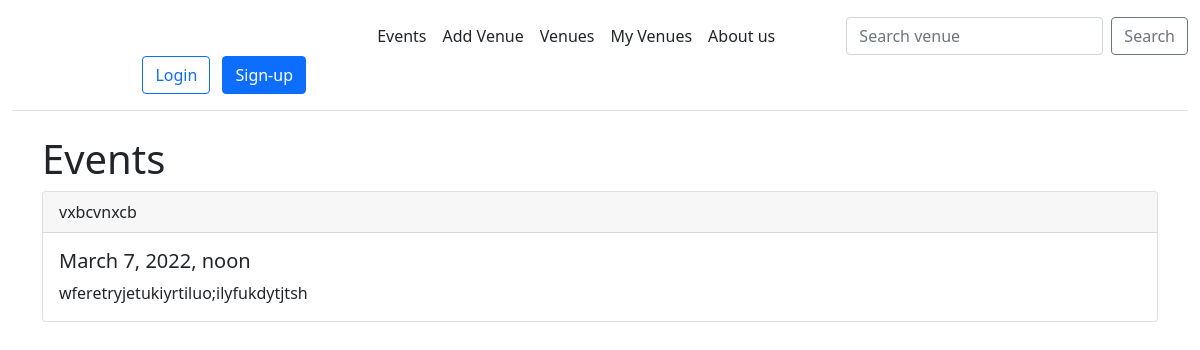
/events/, run on an earlier commit of the app's database.
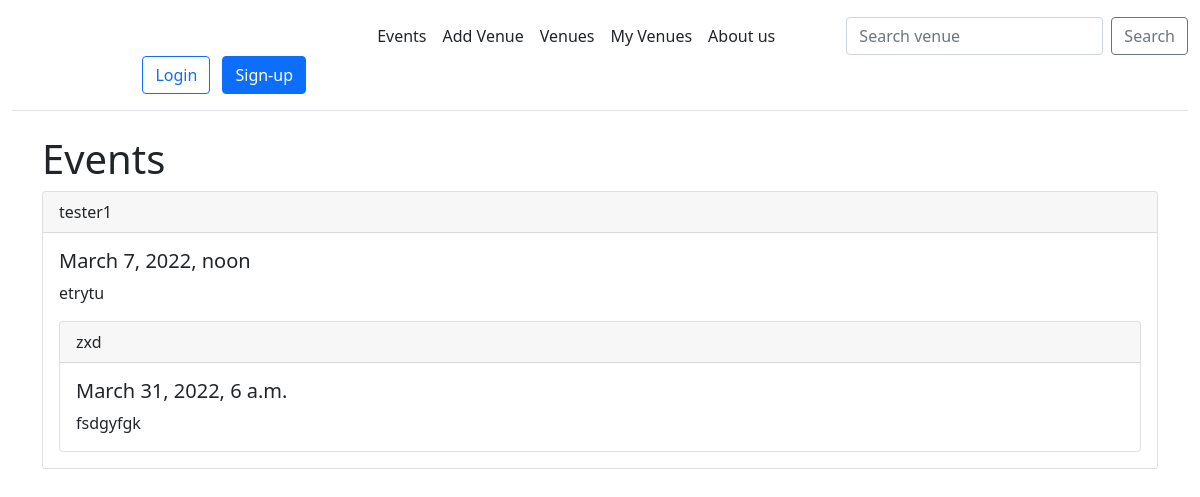
And on a later commit of the database.
### events/models.py (models this page shows, shortened)
class Event(models.Model):
    name = models.CharField('Event Name', max_length=120)
    event_date = models.DateTimeField('Event Date')
    venue = models.ForeignKey(Venue, blank=True, null=True, on_delete=models.CASCADE)
    manager = models.CharField(max_length=120)
    description = models.TextField(blank=True)
    attendees = models.ManyToManyField(MyClubUser, blank=True)

class Venue(models.Model):
    name = models.CharField('Venue Name', max_length=120)
    address = models.CharField(max_length=300)
    zip_code = models.CharField('Zip Code', max_length=20)
    phone = models.CharField('Contact Phone', max_length=20)
    web = models.URLField('Website Address')
    email = models.EmailField('Email')
    owner = models.IntegerField("Venue owner", blank=False, default=1)
    venue_image = models.ImageField(null=True, blank=True, upload_to="images/")
    approved = models.BooleanField('Approved', default=False)
    def __str__(self):
        return self.name

### events/views.py (the view)
# urls.py: path('events/', views.all_events, name='list-events'),
def all_events(request):
    event_list = Event.objects.all()
    return render(request, 'events/event_list.html', {
        'event_list': event_list
    })

### events/templates/events/event_list.html (shortened to what this page needs)
{% extends 'base.html' %}
{% block content %}
<div class="container">
<h1>Events</h1>
{% for event in event_list %}
<div class="card">
  <div class="card-header">
    {{ event.venue }}
  </div>
  <div class="card-body">
    <h5 class="card-title">{{ event.event_date }} </h5>
    <p class="card-text">
        {{ event.description }}
        {% endfor %}
    </p>
  </div>
</div>
</div>
{% endblock %}

### members/templates/base.html (shortened to what this page needs)
<!doctype html>
<html lang="ru">
<head>
    <link rel="stylesheet" href="https://cdn.jsdelivr.net/npm/bootstrap@5.1.3/dist/css/bootstrap.min.css">
</head>
<body>
    <div class="container-xxl">
        <header class="d-flex flex-wrap align-items-center justify-content-center justify-content-md-between py-3 mb-4 border-bottom">
            <a href="/" class="d-flex align-items-center col-md-3 mb-2 mb-md-0 text-dark text-decoration-none">
                <svg class="bi me-2" width="40" height="32" role="img" aria-label="Bootstrap"><use xlink:href="#bootstrap"></use></svg>
            </a>
        <ul class="nav col-12 col-md-auto mb-2 justify-content-center mb-md-0">
            <li><a href="{% url 'list-events' %}" class="nav-link px-2 link-dark">Events</a></li>
            <li><a href="{% url 'add-venue' %}" class="nav-link px-2 link-dark">Add Venue</a></li>
            <li><a href="{% url 'list-venues' %}" class="nav-link px-2 link-dark">Venues</a></li>
            <li><a href="{% url 'my-venues' %}" class="nav-link px-2 link-dark">My Venues</a></li>
            <li><a href="#" class="nav-link px-2 link-dark">About us</a></li>
        </ul>
        <form class="d-flex" method=POST action="{% url 'search-venues' %}">
            <input class="form-control me-2" type="search" placeholder="Search venue" aria-label="Search" name="searched">
            <button class="btn btn-outline-secondary" type="submit">Search</button>
        </form>
        {% if user.is_authenticated %}
            <div class="col-md-3 text-end">
                User: {{ user }}
                <a href="{% url 'logout' %}" type="button" class="btn btn-outline-primary me-2">Logout</a>
            </div>
        {% else %}
        <div class="col-md-3 text-end">
            <a href="{% url 'login' %}" type="button" class="btn btn-outline-primary me-2">Login</a>
            <a href="{% url 'register_user' %}" type="button" class="btn btn-primary">Sign-up</a>
        </div>
        {% endif %}
        </header>
    </div>
    {% block content %}{% endblock %}
</body>
</html>

What changed in the data, as far as the page shows it:
removed Event: venue "vxbcvnxcb", event_date "March 7, 2022, noon", description "wferetryjetukiyrtiluo;ilyfukdytjtsh"
added Event: venue "tester1", event_date "March 7, 2022, noon", description "etrytu"
added Event: venue "zxd", event_date "March 31, 2022, 6 a.m.", description "fsdgyfgk"
